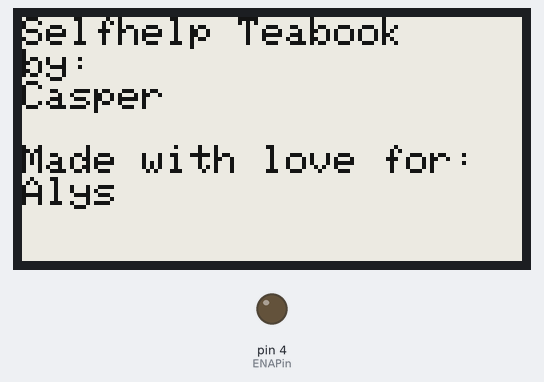
A sketch run on a simulated Arduino Uno, built for the host (arithmetic inside an expression is 32-bit, double 64-bit). Parts: 250×122 one-colour display, output pins drawn as LEDs (lit = HIGH).

Above: at 2.2 s.
At 7.2 s:
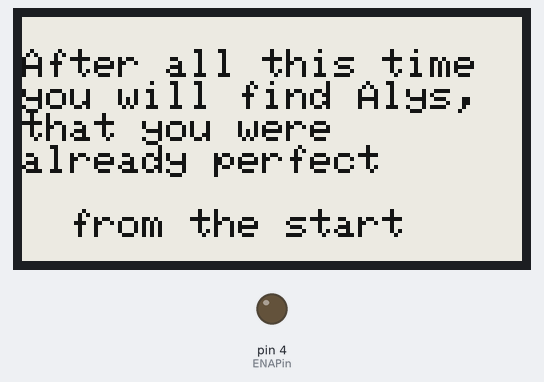

The sketch:

TeabookSoftware.ino
```cpp
#include "Adafruit_ThinkInk.h"
#include "Texts.h"
#include <LowPower.h>

// Pin definitions
#define EPD_CS 10
#define EPD_DC 9
#define SRAM_CS 8
#define EPD_RESET 5
#define EPD_BUSY 3

// Color settings
#define BLACK EPD_BLACK
#define RED EPD_RED


//----Display selector----//

//Flexible display
//Adafruit_IL0373 display(212, 104, EPD_DC, EPD_RESET, EPD_CS, SRAM_CS, EPD_BUSY);
//#define FLEXIBLE_213 // uncomment for flexible display size setting (required)

// 2.13" Monochrome displays with 250x122 pixels and SSD1680 chipset
ThinkInk_213_Mono_BN display(EPD_DC, EPD_RESET, EPD_CS, SRAM_CS, EPD_BUSY);

const int TimeToWaitInSeconds = (86400 / 8);  // amount of seconds to wait devided by the 8 seconds of powerdown. 86400 seconds = a day
int currentIndex = 0;                     // Variable to keep track of the current text index

const int ENAPin = 4;  // Ultra low power EPD pin

char buffer[MAX_TEXT_LENGTH + 1];  // Buffer to store the retrieved text

int counter = 0;

void setup() {

  display.begin();
#if defined(FLEXIBLE_213) || defined(FLEXIBLE_290)  // for flexible displays
  display.setBlackBuffer(1, false);
  display.setColorBuffer(1, false);
#endif
  drawimageEPD("Selfhelp Teabook\nby:\nCasper\n\nMade with love for:\nAlys" , BLACK);
  delay(3000);
  drawimageEPD("\nAfter all this time\nyou will find Alys,\nthat you were \nalready perfect\n\n  from the start" , BLACK);
  pinMode(EPD_RESET, OUTPUT);
  pinMode(ENAPin, OUTPUT);
}

void loop() {
  if (counter >= TimeToWaitInSeconds) {
    delay(10);
    digitalWrite(ENAPin, HIGH);  // Enable screen
    delay(50);
    drawimageEPD(getNextText(), BLACK);
    delay(10);
    digitalWrite(ENAPin, LOW);  // Disable screen
    counter = 0;
  }
  LowPower.powerDown(SLEEP_8S, ADC_OFF, BOD_OFF);  // go into sleep mode for extreme power saving
  counter = counter + 1;
}

void drawimageEPD(const char* text, uint16_t color) {
  display.begin();
  display.clearBuffer();
  display.setCursor(0, 0);
  display.setTextSize(2);
  display.setTextColor(color);
  display.setTextWrap(true);
  display.print(text);
  display.display();
}

const char* getNextText() {
  strncpy_P(buffer, (char*)pgm_read_word(&(Texts[currentIndex])), MAX_TEXT_LENGTH);
  buffer[MAX_TEXT_LENGTH] = '\0';
  currentIndex = (currentIndex + 1) % TEXT_COUNT;
  return buffer;
}
```

Texts.h
```cpp
#ifndef TEXTS_H
#define TEXTS_H

const int MAX_TEXT_LENGTH = 1000;  // Maximum length of the text
const int TEXT_COUNT = 101;        // Total number of texts in the array, match this number to the amount of texts.

#include <avr/pgmspace.h>
const char text0[] PROGMEM = "\n\n  Here is your \n  mo-tea-vation.";
const char text1[] PROGMEM = "You are \n\n   Tea-licious!";
const char text2[] PROGMEM = "The secret to a\nwell balanced life \nis a cup of tea \nin one hand and \na good book\nin the other.";
const char text3[] PROGMEM = "\n\n\n  I Love your smile. \n\n    :)";
const char text4[] PROGMEM = "\n\n\n We have chemis-tea.";
const char text5[] PROGMEM = "Happiness is a warm cup of tea";
const char text6[] PROGMEM = "\n\n   I love looking \n    at you";
const char text7[] PROGMEM = "I love every inch \nof you. \n\nEven your toes.";
const char text8[] PROGMEM = "\n\nIf tea can't fix it, \nit's a serious \nproblem.";
const char text9[] PROGMEM = "Focus on progress, \nnot perfection; \nevery step forward \ncounts, no matter \nhow small.";
const char text10[] PROGMEM = "Believe in the power\nof perseverance; \n\npersistence leads \nto breakthroughs.";
const char text11[] PROGMEM = "You alone is enough. \nYou have nothing to \nprove to anybody.";
const char text12[] PROGMEM = "May your day be \nas wonderful as \na perfect \ncup of tea.";
const char text13[] PROGMEM = "\n\n\n Tea is a hug in a cup";
const char text14[] PROGMEM = "\n\n\n Hit me with your \n    best pot.";
const char text15[] PROGMEM = "Life is like a cup \nof tea, it's \nall in how \nyou make it.";
const char text16[] PROGMEM = "Success is not \na destination; \nit's a journey \nof continuous growth \nand learning.";
const char text17[] PROGMEM = "You can't buy \nhappiness, \nbut you can buy \ntea. \n\nand that's kind of \nthe same thing.";
const char text18[] PROGMEM = "You, \nme, \n\n  and a cup of tea.";
const char text19[] PROGMEM = "Behind every \nsuccessful woman \nis a \nsubstantial amount \nof tea.";
const char text20[] PROGMEM = "\n Have a cup of \n\n  positivi-tea.";
const char text21[] PROGMEM = "Nobody said\nit was easy,\nno one ever\nsaid it would\nbe so hard.";
const char text22[] PROGMEM = "But if you\nnever try you\nnever know\njust what\nyou're worth.";
const char text23[] PROGMEM = "So if you\nlove someone\nyou should\nlet them know.";
const char text24[] PROGMEM = "You are amazing!";
const char text25[] PROGMEM = "For you:  \n\n    ,d88b.d88b,\n    88888888888\n    `Y8888888Y'\n      `Y888Y'\n        `Y'\n  ";  // ASCII heart art
const char text26[] PROGMEM = "\n\n\n Make tea, not war.";
const char text27[] PROGMEM = "But first, \n\n\n       TEA.";
const char text28[] PROGMEM = "\n\n  May you find \n  lots of reasons \n  to smile today!";
const char text29[] PROGMEM = "You are, \nand always will be, \nmy favourite \ntea-drinking human";
const char text30[] PROGMEM = "\n\nI missed your smile. \n\n         ;(";
const char text31[] PROGMEM = "Seek to be whole, \n\n  not perfect.";
const char text32[] PROGMEM = "A cup of tea makes \neverything better.";
const char text33[] PROGMEM = "You are stronger \nthan you think, \nand you have the \nresilience to \novercome any \nchallenge.";
const char text34[] PROGMEM = "\n\n\n  Today is the day!";
const char text35[] PROGMEM = "Every day with you \nis a wonderful \naddition to my \nlife's journey";
const char text36[] PROGMEM = "\n\n   Inhale tea, \n  exhale worries";
const char text37[] PROGMEM = "Surround yourself \nwith positive \ninfluences; \nyour environment \nshapes your mindset.";
const char text38[] PROGMEM = "Focus on progress, \nnot perfection; \nevery step forward \ncounts, no matter \nhow small.";
const char text39[] PROGMEM = "Your worth is not \ndefined by external \nvalidation; you are \nvaluable just \nas you are.";
const char text40[] PROGMEM = "\n\n\n Give love a chai.";
const char text41[] PROGMEM = "You are simply\n\n   amazing.";
const char text42[] PROGMEM = "\nWhere there's tea, \n\nthere's hope.";
const char text43[] PROGMEM = "The best time \nto drink tea \nis always.";
const char text44[] PROGMEM = "Tea is to the body \nas music is to the soul.";
const char text45[] PROGMEM = "You can't buy \nhappiness, \nbut you can buy \ntea, and that's kind of \nthe same thing.";
const char text46[] PROGMEM = "\nInhale tea,\n\nexhale worries.";
const char text47[] PROGMEM = "Rainy days should be \nspent at home with \na cup of tea \nand a good book.";
const char text48[] PROGMEM = "Life is like a cup \nof tea, it's all \nin how you make it.";
const char text49[] PROGMEM = "A cup of tea is an \n\n\nanswer to all problems.";
const char text50[] PROGMEM = "You, me, and a cup of tea.";
const char text51[] PROGMEM = "Tea-licious!";
const char text52[] PROGMEM = "I am who I am. \nNot who you think I am. \nNot who you want me \nto be. \n\nI am me.";
const char text53[] PROGMEM = "Seek to be whole, \n\nnot perfect.";
const char text54[] PROGMEM = "But if you\nnever try you\nnever know\njust what\nyou're worth.";
const char text55[] PROGMEM = "Your mind is \n\n\njust as sexy \nas your beauty.";
const char text56[] PROGMEM = "Every day I wait \nfor the moment \nto be opened \nand greeted \nby your beautiful \nsmile.";
const char text57[] PROGMEM = "\n\n\n  I Love your smile. \n\n    :)";
const char text58[] PROGMEM = "\n\n\n Tea is a hug in a cup";
const char text59[] PROGMEM = "\n\n\n Hit me with your \n    best pot.";
const char text60[] PROGMEM = "\n\n   You are so \n      sweat!";
const char text61[] PROGMEM = "The secret to a\nwell balanced life \nis a cup of tea in\none hand and \na good book\nin the other.";
const char text62[] PROGMEM = "You can't buy \nhappiness, \nbut you can buy \ntea. \n\nand that's kind of \nthe same thing.";
const char text63[] PROGMEM = "You, \nme, \n\n  and a cup of tea.";
const char text64[] PROGMEM = "Behind every \nsuccessful woman \nis a \nsubstantial amount \nof tea.";
const char text65[] PROGMEM = "\n Have a cup of \n\n  positivi-tea.";
const char text66[] PROGMEM = "Nobody said\nit was easy,\nno one ever\nsaid it would\nbe so hard.";
const char text67[] PROGMEM = "\nBe fearless in \nthe pursuit of \nwhat sets your \nsoul on fire.";
const char text68[] PROGMEM = "So if you\nlove someone\nyou should\nlet them know.";
const char text69[] PROGMEM = "You are amazing!";
const char text70[] PROGMEM = "For you:  \n\n    ,d88b.d88b,\n    88888888888\n    `Y8888888Y'\n      `Y888Y'\n        `Y'\n  ";  // ASCII heart art
const char text71[] PROGMEM = "\n\n\n Make tea, not war.";
const char text72[] PROGMEM = "But first, \n\n\n       TEA.";
const char text73[] PROGMEM = "\n\n  May you find \n  lots of reasons \n  to smile today!";
const char text74[] PROGMEM = "You are, \nand always will be, \nmy favourite \ntea-drinking human";
const char text75[] PROGMEM = "\n\nI missed your smile. \n\n         ;(";
const char text76[] PROGMEM = "Your attitude \ndetermines your \naltitude; \n\nstay positive!";
const char text77[] PROGMEM = "A cup of tea makes \neverything better.";
const char text78[] PROGMEM = "You are stronger \nthan you think, \nand you have the \nresilience to \novercome any \nchallenge.";
const char text79[] PROGMEM = "\n\n\n  Today is the day!";
const char text80[] PROGMEM = "Every day with you \nis a wonderful \naddition to my \nlife's journey";
const char text81[] PROGMEM = "\n\n   Inhale tea, \n  exhale worries";
const char text82[] PROGMEM = "Surround yourself \nwith positive \ninfluences; \nyour environment \nshapes your mindset.";
const char text83[] PROGMEM = "Focus on progress, \nnot perfection; \nevery step forward \ncounts, no matter \nhow small.";
const char text84[] PROGMEM = "Your worth is not \ndefined by external \nvalidation; you are \nvaluable just \nas you are.";
const char text85[] PROGMEM = "\n\n\n Give love a chai.";
const char text86[] PROGMEM = "You know you're \nin love when you\ncan't fall asleep \nbecause reality \nis finally better than your dreams.";
const char text87[] PROGMEM = "\nWhere there's tea, \n\nthere's hope.";
const char text88[] PROGMEM = "The best time \nto drink tea \nis always.";
const char text89[] PROGMEM = "Tea is to the body \nas music is to the soul.";
const char text90[] PROGMEM = "It's a beautiful\nday to be \ninefficient.";
const char text91[] PROGMEM = "You are the author \nof your story; \nwrite it with \ncourage, love, \nand resilience.";
const char text92[] PROGMEM = "Rainy days should be \nspent at home with \na cup of tea \nand a good book.";
const char text93[] PROGMEM = "Life is like a cup \nof tea, it's all \nin how you make it.";
const char text94[] PROGMEM = "\nDon't be afraid \n\nto stand out";
const char text95[] PROGMEM = "Turn setbacks into \ncomebacks; every \nobstacle is a \nchance to \nrise higher.";
const char text96[] PROGMEM = "It's okay to ask \nfor help; \nseeking support \nis a sign of strength, \nnot weakness.";
const char text97[] PROGMEM = "Focus on progress, \nnot perfection; \nevery step forward \ncounts, no matter \nhow small.";
const char text98[] PROGMEM = "Take time for \nself-reflection; \nit's the key to \nunderstanding your \ntrue desires.";
const char text99[] PROGMEM = "Your past does \nnot define your \nfuture; \nyou have the power \nto create \na new narrative.";
const char text100[] PROGMEM = "Nourish your body, \nmind, and soul \nwith self-care \npractices; \n\nprioritize your \nwell-being.";

const char* const Texts[] PROGMEM = {
  text0,
  text1,
  text2,
  text3,
  text4,
  text5,
  text6,
  text7,
  text8,
  text9,
  text10,
  text11,
  text12,
  text13,
  text14,
  text15,
  text16,
  text17,
  text18,
  text19,
  text20,
  text21,
  text22,
  text23,
  text24,
  text25,
  text26,
  text27,
  text28,
  text29,
  text30,
  text31,
  text32,
  text33,
  text34,
  text35,
  text36,
  text37,
  text38,
  text39,
  text40,
  text41,
  text42,
  text43,
  text44,
  text45,
  text46,
  text47,
  text48,
  text49,
  text50,
  text51,
  text52,
  text53,
  text54,
  text55,
  text56,
  text57,
  text58,
  text59,
  text60,
  text61,
  text62,
  text63,
  text64,
  text65,
  text66,
  text67,
  text68,
  text69,
  text70,
  text71,
  text72,
  text73,
  text74,
  text75,
  text76,
  text77,
  text78,
  text79,
  text80,
  text81,
  text82,
  text83,
  text84,
  text85,
  text86,
  text87,
  text88,
  text89,
  text90,
  text91,
  text92,
  text93,
  text94,
  text95,
  text96,
  text97,
  text98,
  text99,
  text100
};


#endif
```
